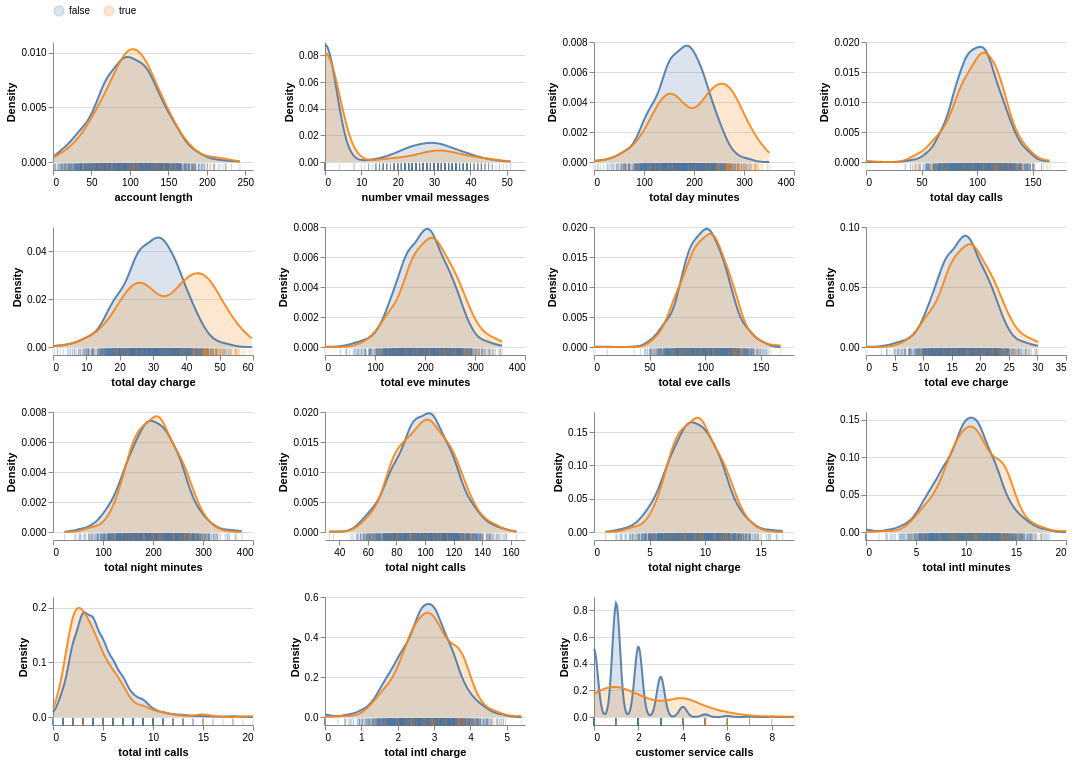

This figure's notebook cell:
### Markdown cell above
### Optional: interactive Altair charts (local only)

The cells below make similar plots with `altair_ally`, which is not installed in the PrairieLearn workspace, so they give a `ModuleNotFoundError` there. Run them only on your own computer, in an environment made from the `pyproject.toml` in `lab1_local.zip` (for example with `uv sync`). You don't need them for any question.

### Code cell
# Look at the univariate distrbution for the quantitative variables
# `altair_ally` should be in your 573 environment already
import altair_ally as aly


aly.alt.data_transformers.enable('vegafusion')

aly.dist(train_df, color='churn')
